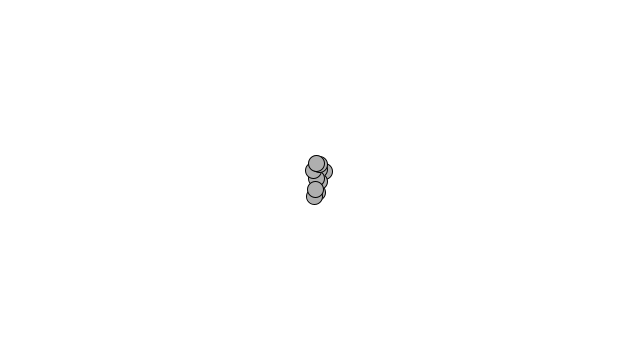
Frame 1 (no input)
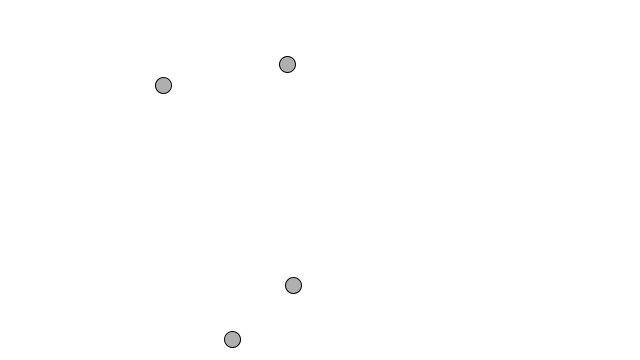
Frame 60 (the mouse pressed at the canvas centre just before this capture)
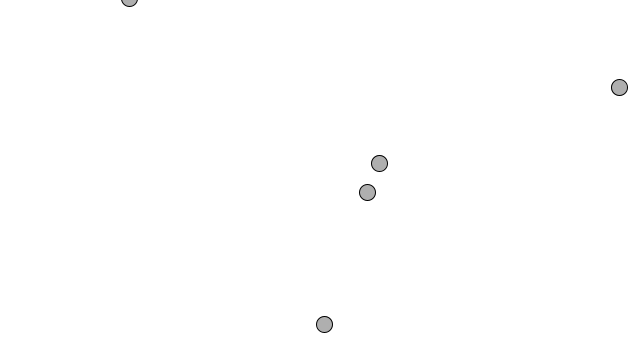
Frame 120 (the mouse held since frame 60 and released just before this capture)

The Processing sketch that drew these frames (run headless with seeded random() and noise(); from frame 60 on, the mouse is pressed at the canvas centre):

// Processing sketch: oscillation
// ── oscillation.pde
float angle = 0;
float aVelocity = 0.5;

Oscillator oscillators[] = new Oscillator[10];

void setup() {
  size(640, 360);
  for(int i = 0; i < oscillators.length; i ++){
    oscillators[i] = new Oscillator();
  }


}

void draw() {
 background(255);



for(int i = 0; i < oscillators.length; i ++){
    oscillators[i].oscillate();
    oscillators[i].display();
}


}


// ── Oscillator_class.pde
class Oscillator {
  PVector angle;
  PVector velocity;
  PVector amplitude;
  
  Oscillator(){
    angle = new PVector();
    velocity = new PVector(random(-0.05, 0.05), random(-0.05, 0.05));
    
    amplitude = new PVector(random(width/2), random(height,2));
  }
  
  void oscillate(){
    angle.add(velocity);
  }
  
  void display(){
    float x = sin(angle.x)*amplitude.x;
    float y = sin(angle.y)*amplitude.y;
    
    pushMatrix();
    translate(width/2, height/2);
    stroke(0);
    fill(175);
    line(x,y,x,y);
    ellipse(x,y,16,16);
    popMatrix();
  }
}
